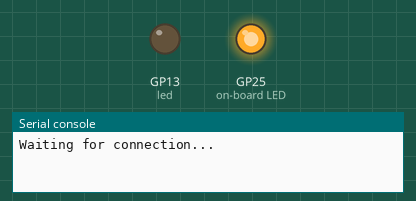
This program was run on a simulated Raspberry Pi Pico running MicroPython. Parts: output pins drawn as LEDs (lit = HIGH), the last lines printed to the serial console. WiFi joins after 1.5 s.

Above: at 0.1 s.
At 2.1 s:
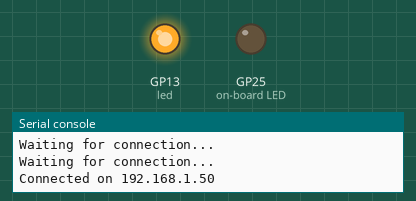
At 4.1 s:
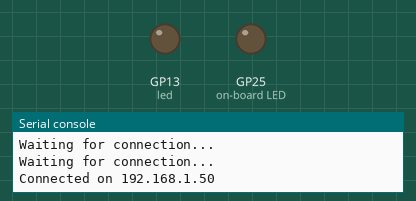
Timing chart, 0 to 5.6 s (numbered marks = the images above):
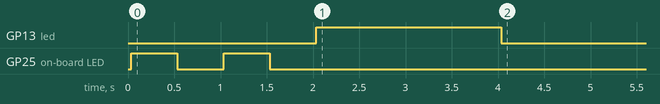

The program:

main.py
```python
import network
import socket
from time import sleep
from picozero import pico_temp_sensor, pico_led, LED
import machine, onewire, ds18x20
from machine import Pin

ssid = 'YOUR SSID'
password = 'YOUR PASSWORD'

led = LED(13)

ds_pin = machine.Pin(2)

ds_sensor = ds18x20.DS18X20(onewire.OneWire(ds_pin))

roms = ds_sensor.scan()

def connect():
    #Connect to WLAN
    wlan = network.WLAN(network.STA_IF)
    wlan.active(True)
    wlan.connect(ssid, password)
    while wlan.isconnected() == False:
        print('Waiting for connection...')
        pico_led.on()
        sleep(0.5)
        pico_led.off()
        sleep(0.5)
    ip = wlan.ifconfig()[0]
    print(f'Connected on {ip}')
    led.on()
    sleep(2)
    led.off()
    return ip


def open_socket(ip):
    # Open a socket
    address = (ip, 80)
    connection = socket.socket()
    connection.bind(address)
    connection.listen(1)
    return connection

def webpage(temperature, state):
    #Template HTML
    html = f"""
            <!DOCTYPE html>
            <html>
            <form action="./lighton">
            <input type="submit" value="LED ON" />
            </form>
            <form action="./lightoff">
            <input type="submit" value="LED OFF" />
            </form>
            <p>LED is {state}</p>
            <p>Temperature is {temperature}</p>
            </body>
            </html>
            """
    return str(html)

def serve(connection):
    #Start a web server
    state = 'OFF'
    led.off()
    pico_led.off()
    temperature = 0
    while True:
        client = connection.accept()[0]
        request = client.recv(1024)
        request = str(request)
        try:
            request = request.split()[1]
        except IndexError:
            pass
        if request == '/lighton?':
            led.on()
            state = 'ON'
        elif request =='/lightoff?':
            led.off()
            state = 'OFF'
        for rom in roms:
            ds_sensor.convert_temp()
            sleep(1)
            temperature = (ds_sensor.read_temp(rom))

        html = webpage(temperature, state)
        client.send(html)
        client.close()
try:
    ip = connect()
    connection = open_socket(ip)
    serve(connection)
except KeyboardInterrupt:
    machine.reset()
```
